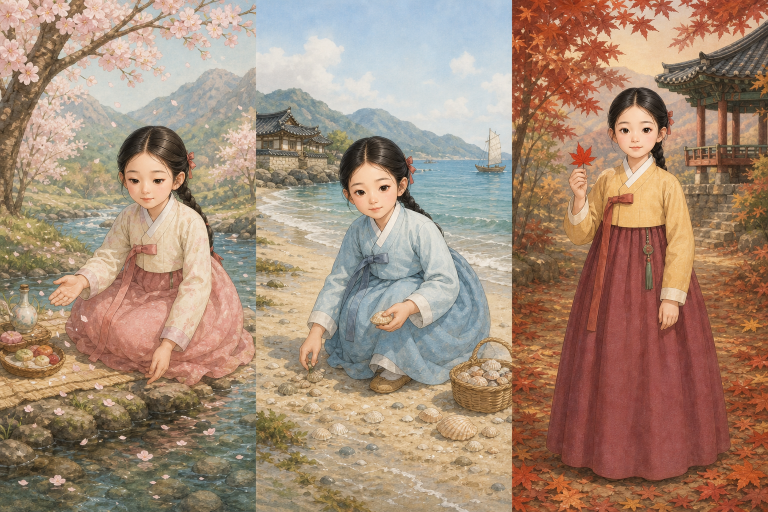
#> input picture assets/reference/vacation-collectibles-sheet.png, 1536 x 1024 px (shown at 1/2 size)
$ python build_vacation_assets.py
#> lines starting #> are read from the running program, lines starting #| are printed output that depends on the picture
from pathlib import Path
from PIL import Image, ImageDraw

ROOT=Path(__file__).resolve().parents[1]
source=Image.open(ROOT/'assets/reference/vacation-collectibles-sheet.png').convert('RGB')
#> source is the input picture: PIL image 1536x1024 RGB; mean R, G, B 164.4, 138.1, 118
out=ROOT/'assets/events/vacation';out.mkdir(parents=True,exist_ok=True)
names=['spring-stream','summer-seaside','autumn-maple']
for i,name in enumerate(names):
    left=round(i*source.width/3);right=round((i+1)*source.width/3)
    scene=source.crop((left,0,right,source.height)).resize((768,1152),Image.Resampling.LANCZOS)
    scene.save(out/f'{name}.webp','WEBP',quality=92,method=6)
#> this loop made 3 passes
#> pass 1, `scene=source.crop((left,0,right,source.height)).resize((768,1152),Imag..`:
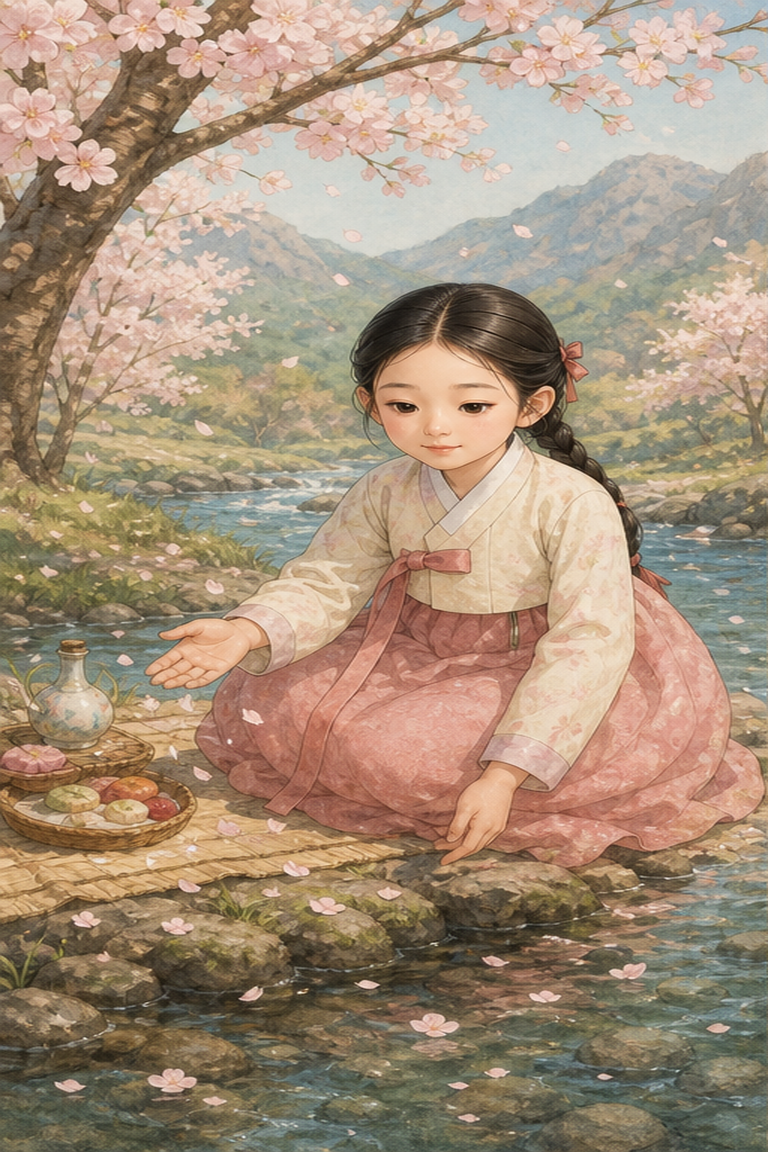
#> scene: PIL image 768x1152 RGB; mean R, G, B 165.1, 144.1, 122.5
#> pass 2, `scene=source.crop((left,0,right,source.height)).resize((768,1152),Imag..`:
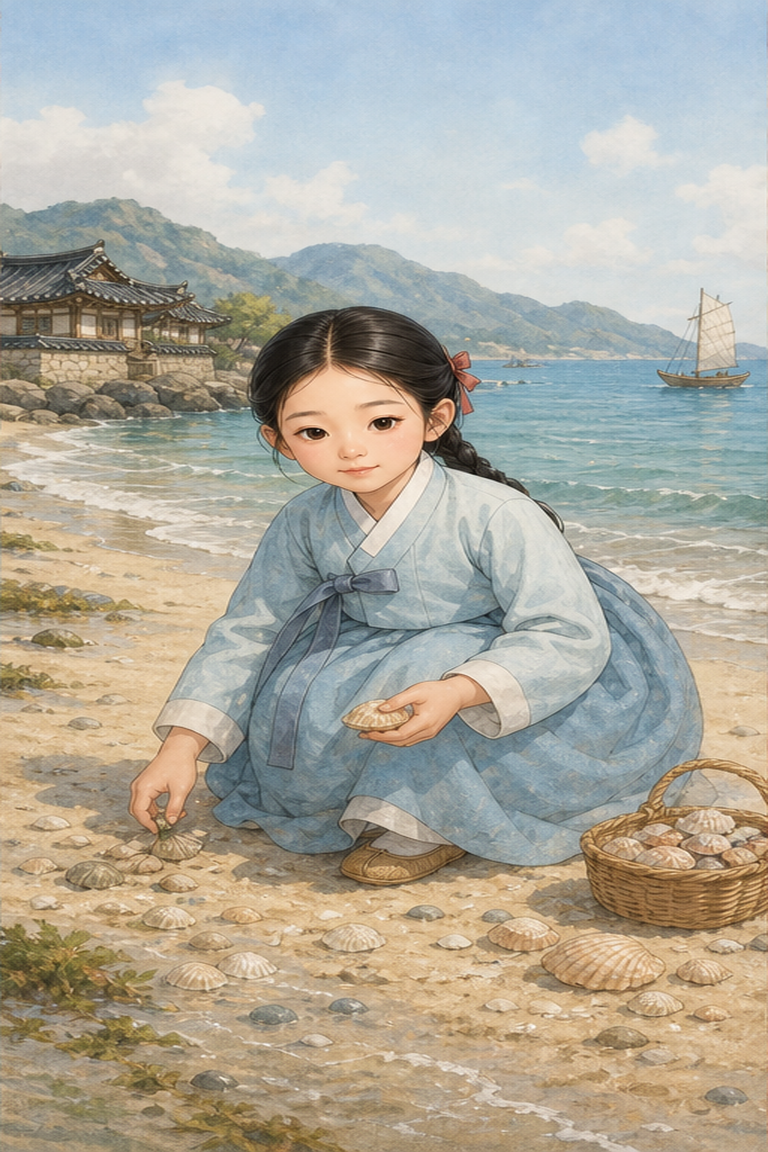
#> scene: PIL image 768x1152 RGB; mean R, G, B 174.5, 169.8, 156.8
#> pass 3, `scene=source.crop((left,0,right,source.height)).resize((768,1152),Imag..`:
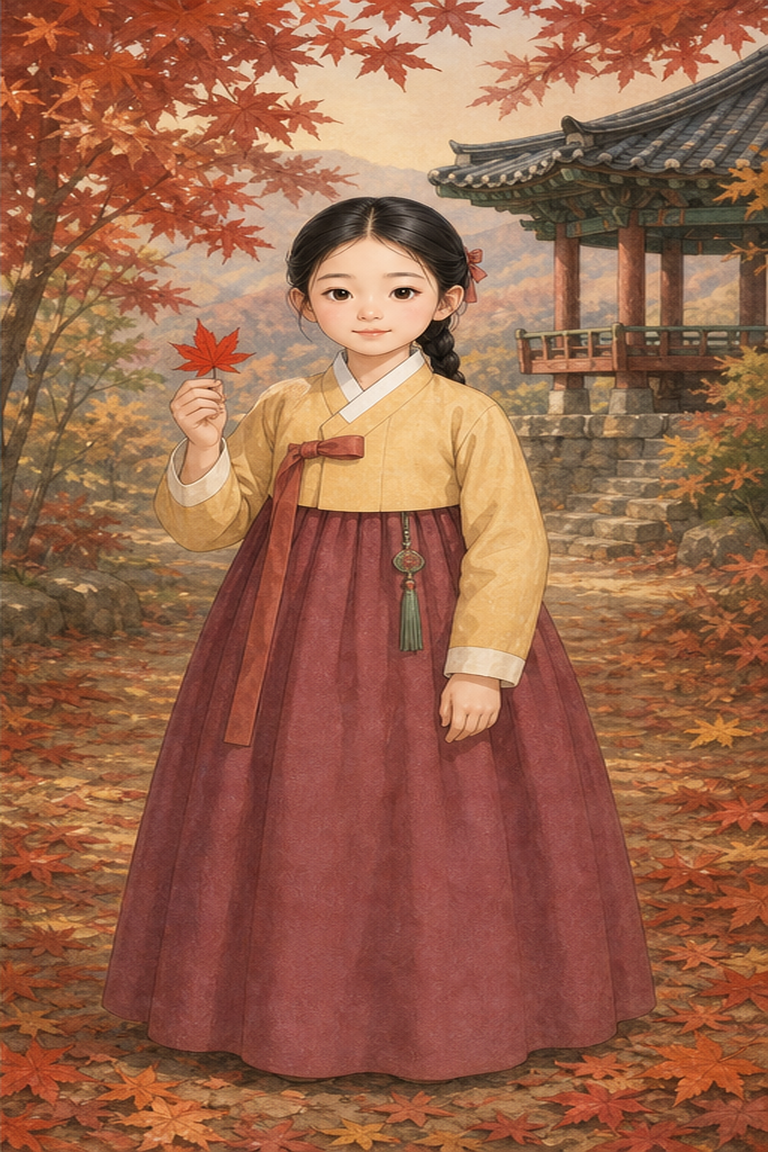
#> scene: PIL image 768x1152 RGB; mean R, G, B 153.6, 100.4, 74.8

icons=ROOT/'assets/ui/activity-icons'
icon_jobs={
 'activity-houseclean.png':ROOT/'assets/characters/seonhwa/age-09/sprites/activities/houseclean-2.png',
 'activity-shopping.png':ROOT/'assets/backgrounds/pixel-activities/close/market-errand-v2.webp',
 'activity-vacation.png':out/'summer-seaside.webp'
}
for name,path in icon_jobs.items():
#> (the run stopped early here; a loop or call above may not have finished)

$ run again, with assets/reference/vacation-autumn-photoreal-v2.png copied over assets/reference/vacation-collectibles-sheet.png
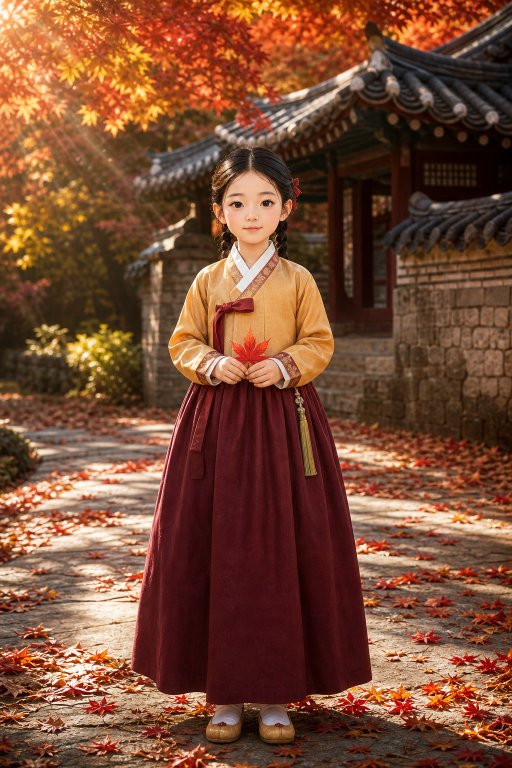
#> input picture assets/reference/vacation-autumn-photoreal-v2.png, 1024 x 1536 px (shown at 1/2 size)
#> source is the input picture: PIL image 1024x1536 RGB; mean R, G, B 120.8, 75.3, 52.1
#> the loop `for i,name in enumerate(names):` made 3 passes
#> pass 1, `scene=source.crop((left,0,right,source.height)).resize((768,1152),Imag..`:
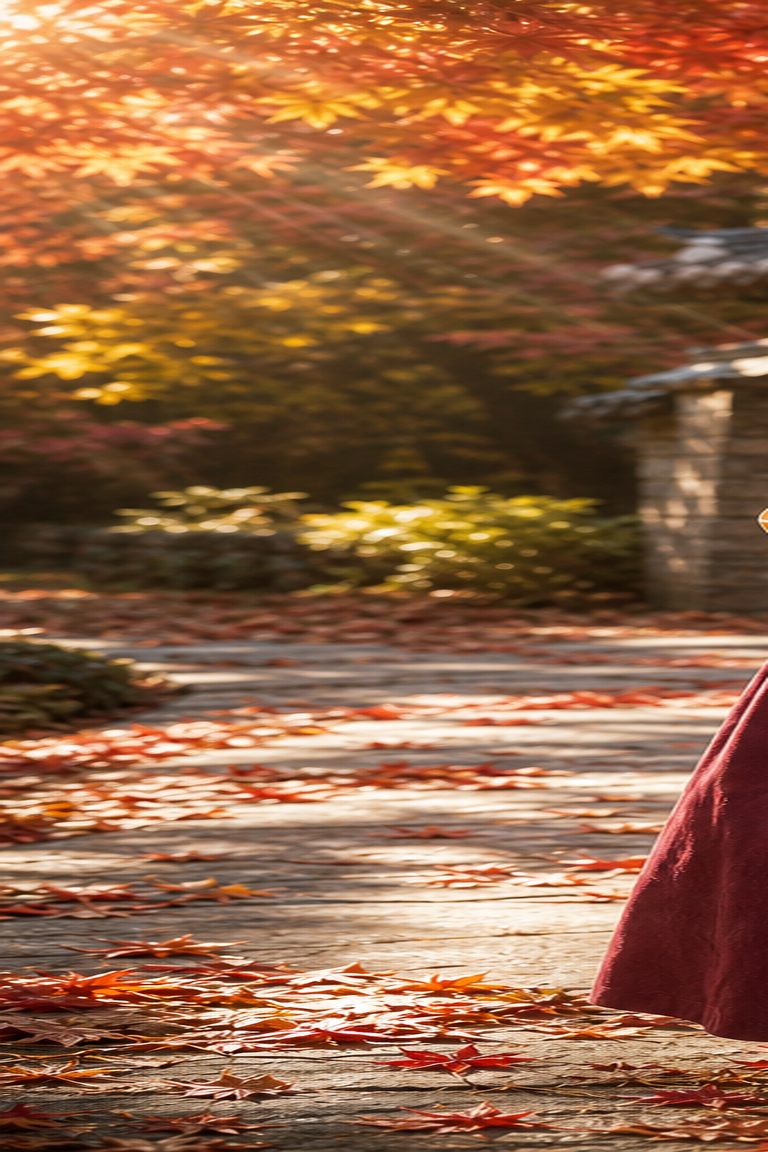
#> scene: PIL image 768x1152 RGB; mean R, G, B 147.9, 101.4, 68.4
#> pass 3, `scene=source.crop((left,0,right,source.height)).resize((768,1152),Imag..`:
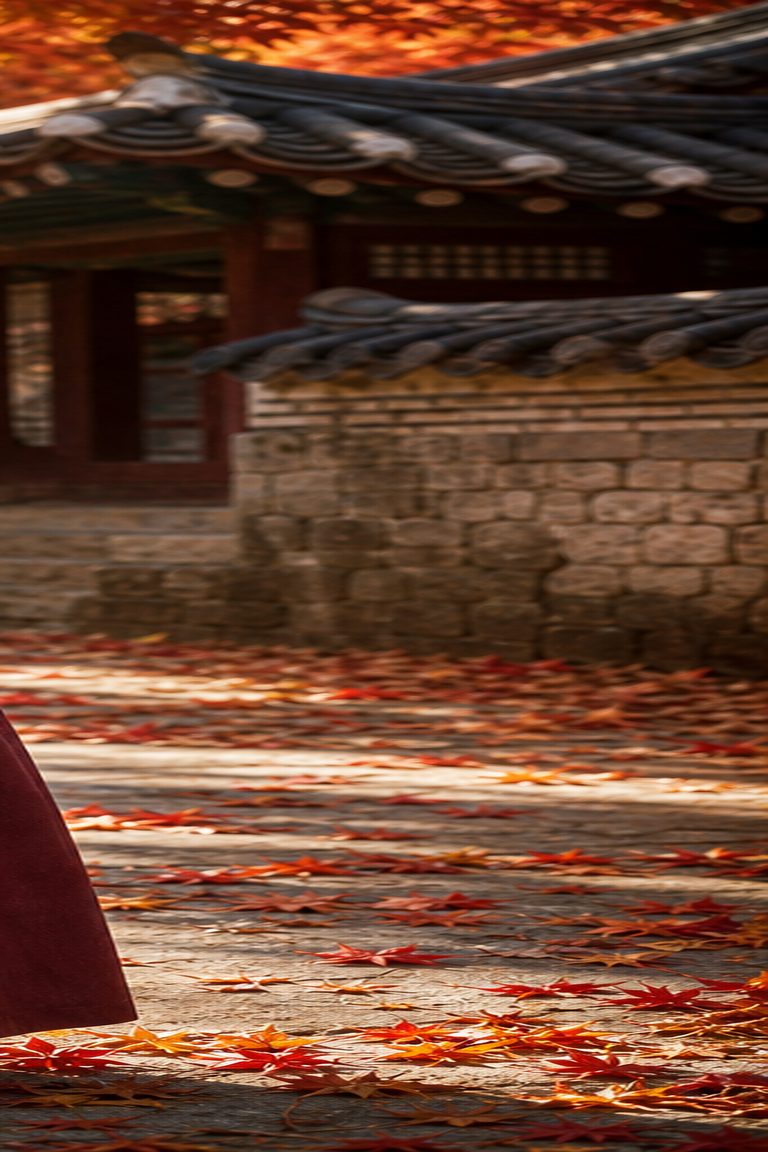
#> scene: PIL image 768x1152 RGB; mean R, G, B 103, 65.2, 46.6
